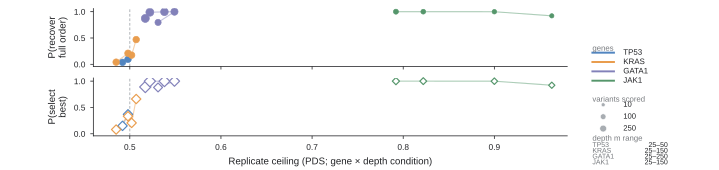

Write the Python code that produced this figure.
"""Fig. 5g — controlled recovery by ceiling, depth and test-set support."""
from __future__ import annotations

W_MM, H_MM = 182.5, 43.0

from matplotlib.lines import Line2D

import fig5_common as S


def _draw_metric(ax, data, metric, marker, filled):
    for gene in S.GENE_ORDER:
        group = data[data["gene"] == gene].sort_values("depth_m")
        color = S.GENE_COLORS[gene]
        ax.plot(group["ceiling_pds"], group[metric], color=color, lw=0.8,
                alpha=0.48, zorder=1)
        for _, row in group.iterrows():
            face = color if filled else "white"
            ax.scatter(
                [row["ceiling_pds"]],
                [row[metric]],
                s=S.point_size(row["n_var"], minimum=10.0, maximum=40.0),
                marker=marker,
                facecolor=face,
                edgecolor=color,
                linewidths=0.85 if not filled else 0.45,
                zorder=4,
            )


def main() -> None:
    S.apply_style()
    data = S.read_csv("controlled_recovery.csv")

    fig = S.figure(W_MM, H_MM)
    grid = fig.add_gridspec(
        2, 1, left=0.13, right=0.79, bottom=0.20, top=0.95,
        hspace=0.20, height_ratios=[1, 1]
    )
    top = fig.add_subplot(grid[0, 0])
    bottom = fig.add_subplot(grid[1, 0], sharex=top)

    _draw_metric(top, data, "P_correct_order", "o", True)
    _draw_metric(bottom, data, "P_winner", "D", False)

    for ax in (top, bottom):
        ax.axvline(0.5, color=S.MID_GREY, lw=0.65, ls=(0, (3, 2)), zorder=0)
        ax.set_xlim(0.46, 0.98)
        ax.set_ylim(-0.04, 1.06)
        ax.set_yticks([0.0, 0.5, 1.0])
        S.despine(ax)
    top.tick_params(axis="x", labelbottom=False)
    top.set_ylabel("P(recover\nfull order)")
    bottom.set_ylabel("P(select\nbest)")
    bottom.set_xlabel("Replicate ceiling (PDS; gene × depth condition)")
    bottom.set_xticks([0.5, 0.6, 0.7, 0.8, 0.9])

    # Direct labels occupy the otherwise unused right margin.
    fig.text(0.825, 0.735, "genes", fontsize=5.6, color=S.GREY,
             ha="left", va="top")
    for index, gene in enumerate(S.GENE_ORDER):
        y = 0.690 - index * 0.055
        fig.add_artist(Line2D([0.825, 0.855], [y, y], transform=fig.transFigure,
                              color=S.GENE_COLORS[gene], lw=1.4))
        fig.text(0.868, y, gene, fontsize=5.7, color=S.INK,
                 ha="left", va="center")

    fig.text(0.825, 0.435, "variants scored", fontsize=5.6, color=S.GREY,
             ha="left", va="top")
    for index, value in enumerate([10, 100, 250]):
        y = 0.383 - index * 0.070
        fig.add_artist(Line2D([0.84], [y], transform=fig.transFigure,
                              marker="o", linestyle="none",
                              markersize=(S.point_size(value, minimum=10.0,
                                                       maximum=40.0) ** 0.5) * 0.86,
                              markerfacecolor=S.MID_GREY,
                              markeredgecolor="white", markeredgewidth=0.4))
        fig.text(0.868, y, str(value), fontsize=5.5, color=S.INK,
                 ha="left", va="center")

    fig.text(0.825, 0.205, "depth m range", fontsize=5.6, color=S.GREY,
             ha="left", va="top")
    ranges = {"TP53": "25–50", "KRAS": "25–150",
              "GATA1": "25–250", "JAK1": "25–150"}
    for index, gene in enumerate(S.GENE_ORDER):
        y = 0.145 - index * 0.034
        fig.text(0.825, y, gene, fontsize=5.0, color=S.GREY,
                 ha="left", va="center")
        fig.text(0.930, y, ranges[gene], fontsize=5.0, color=S.INK,
                 ha="right", va="center")

    S.save(fig, "fig5g_recovery_support")


if __name__ == "__main__":
    main()
